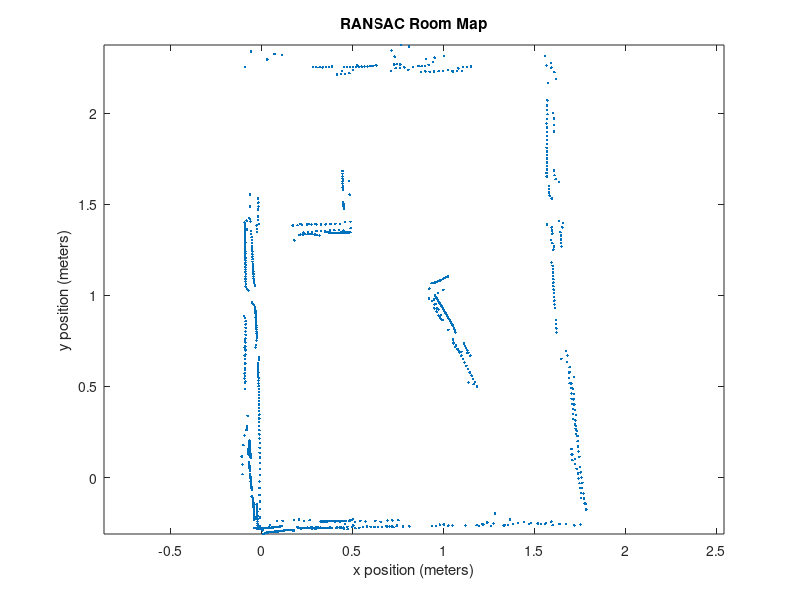

MATLAB code for this plot: (Note: this script raises an error after producing the figure.)
%% RANSAC Implementation
clear;rng(3);
load('allRoomDataCleaned.mat');
x = data(1,:)';
y = data(2,:)';

size(x)
size(y)


toremove = [];
for i = 1:1:length(x)
    if(x(i) > 0.9)
        if(x(i) < 1.2)
            if(y(i) > 1.7)
                if(y(i) < 1.9)
                    toremove = vertcat(toremove, i);
                end
            end
        end
    end
end

x(toremove) = [];
y(toremove) = [];

size(x)
size(y)

figure(1);clf;
plot(x,y, '.');hold on;
axis equal;
title('RANSAC Room Map');
xlabel('x position (meters)');
ylabel('y position (meters)');

clearvars -except x y
tic
[A, B, bestTestLine, outliers, inliers] = RANSAC(x,y,0.05,100);

% plot(inliers(:,1), inliers(:,2), 'ks')

p = polyfit([A(1) B(1)], [A(2) B(2)], 1);
% testline = polyval(p, x);

lengths = vecnorm(inliers' - [10; 10]);
[~, ia] = min(lengths);
[~, ib] = max(lengths);
end1 = inliers(ia,:);
end2 = inliers(ib,:);
line = [end1; end2];
plot(line(:,1), line(:,2), 'g', 'LineWidth', 5)


% plot(x, testline, 'ro')

for i = 1:6
    x = outliers(:,1);
    y = outliers(:,2);

    [A, B, bestTestLine, outliers, inliers] = RANSAC(x,y,0.05,20);

    lengths = vecnorm(inliers' - [10; 10]);
    [~, ia] = min(lengths);
    [~, ib] = max(lengths);
    end1 = inliers(ia,:);
    end2 = inliers(ib,:);
    line = [end1; end2];
    plot(line(:,1), line(:,2), 'g', 'LineWidth', 5)

end




x = outliers(:,1);
y = outliers(:,2);

[A, B, bestTestLine, outliers, inliers] = RANSAC(x,y,0.05,20);

lengths = vecnorm(inliers' - [10; 10]);
[~, ia] = min(lengths);
[~, ib] = max(lengths);
end1 = inliers(ia,:);
end2 = inliers(ib,:);
line = [end1; end2];
plot(line(:,1), line(:,2), 'r', 'LineWidth', 5)
plot(inliers(:,1), inliers(:,2), 'ks')





toc

ylim([-1 3])
axis equal







legend('Dataset', 'RANSAC Fit Line')







function [A, B, bestTestLine, outliers, inliers] = RANSAC(x,y,d,n)
points = [x y];

bestInliersSoFar = 0;
bestTestLineSoFar = [];
bestInlierPointsSoFar = [];

% For each point pair
for i = 1:n
    % Randomly select the points
    A = points(randi([1, length(points)]),:);
    B = points(randi([1, length(points)]),:);
    
    % Find and plot the line between them
    p = polyfit([A(1) B(1)], [A(2) B(2)], 1);
    testline = polyval(p, x);
    
    That = [B(1) - A(1);B(2) - A(2);0]./vecnorm([B(1) - A(1);B(2) - A(2);0]);
    Khat = [0;0;1];
    Nhat = cross(That,Khat);
    
    inliers = 0;
    outliers = [];
    inlierPoints = [];
    % Test every point with this fit line
    for j = 1:length(points)
        r = horzcat(points(j,:) - A, 0);
        dist = dot(r,Nhat);
        if abs(dist) <= d
            inliers = inliers + 1;
            inlierPoints = vertcat(inlierPoints, points(j,:));
        else
            outliers = vertcat(outliers, points(j,:));
        end
    end
    
    if inliers > bestInliersSoFar
        bestPoint1SoFar = A;
        bestPoint2SoFar = B;
        bestTestLineSoFar = testline;
        bestInliersSoFar = inliers;
        bestOutliersSoFar = outliers;
        bestInlierPointsSoFar = inlierPoints;
    end
end
inliers = rmoutliers(bestInlierPointsSoFar, 'median');
endA = 0;
endB = 0;
bestTestLine = bestTestLineSoFar;
A = bestPoint1SoFar;
B = bestPoint2SoFar;
outliers = bestOutliersSoFar;
end
